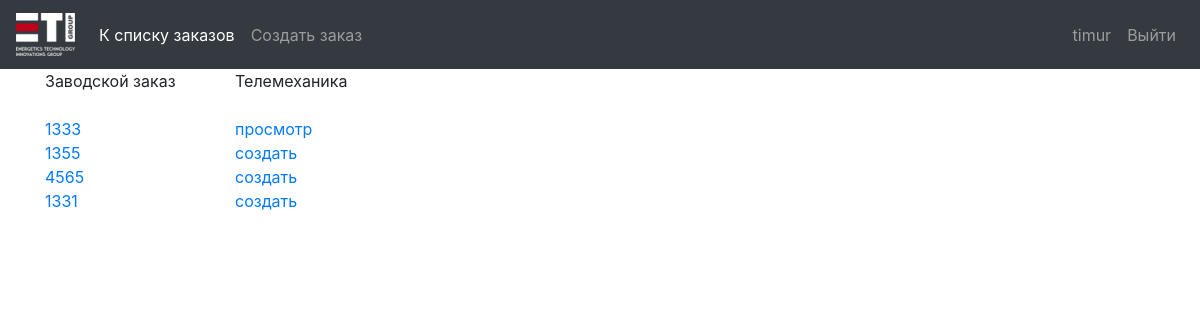
Page / (signed in) on the earlier database version.
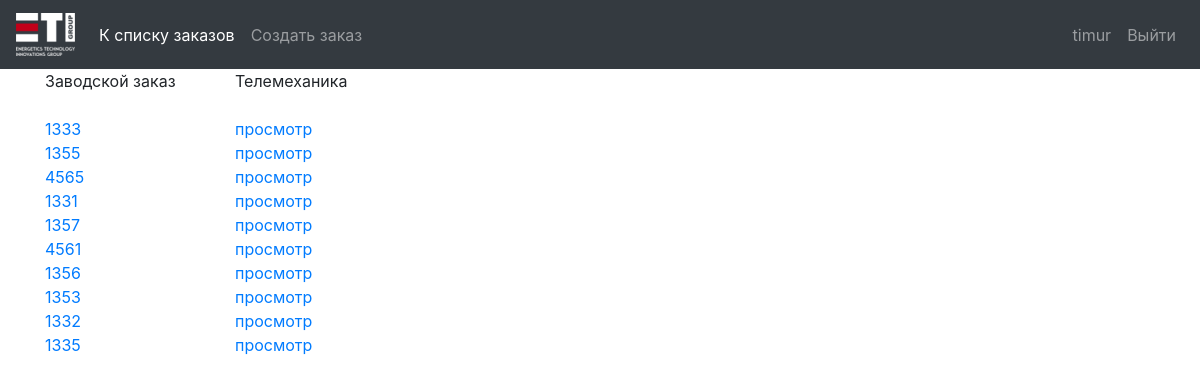
Same page on the later database version.
### otk/models/order.py (models this page shows, shortened)
class OTKOrder(models.Model):
    man_number = models.IntegerField(unique=True)
    tm_checklist = models.OneToOneField(TMCheckList,
                                        on_delete=models.SET_NULL,
                                        unique=True,
                                        blank = True,
                                        null = True,
                                        default = None)
    substation_type = models.CharField(max_length=15,
                                        choices = SUBSTATION_TYPE_CHOICES,
                                        default = 'БКТП',
                                        blank = False,
                                        null = False,
                                        verbose_name = 'Тип подстанции')
    rm_number = models.IntegerField(unique=False, default=4)
    ybp_number = models.IntegerField(unique=False, default=2)
    su_number = models.IntegerField(unique=False, default=2)
    def __str__(self):
        return str(self.man_number)

### otk/views/views.py (the view)
# urls.py: path('', CheckListListView.as_view(), name='checklist_list'),
class CheckListListView(UserAccessMixin, ListView):
    permission_required = 'otk.view_order'
    redirect_without_permission = 'login'
    model = OTKOrder
    template_name = 'checklist_list.html'

### otk/views/mixins/user_access_mixin.py (called while the page is built)
    def dispatch(self, request, *args, **kwargs):
        if(not self.request.user.is_authenticated):
            return redirect_to_login(self.request.get_full_path(),
                                     self.get_login_url(), self.get_redirect_field_name())
        if(not self.has_permission()):
            if(self.view_name is None):
                return redirect(self.redirect_without_permission)
            else:
                return redirect(self.view_name, pk = kwargs['pk'])
        return super(UserAccessMixin, self).dispatch(request, *args, **kwargs)

### otk/templates/checklist_list.html
{% extends 'base.html' %}
{% block content %}
    <div class="container">
        <div class="row">
            <div class="col-2">
                Заводской заказ
            </div>
            <div class="col-sm">
                Телемеханика
            </div>
        </div>
        <br/>
        {% for otkorder in object_list %}
            <div class="row">
                <div class="col-2">
                    <a href="{% url 'order_detail' otkorder.pk %}"> {{ otkorder }} </a>
                </div>
                <div class="col-sm">
                    {% if  otkorder.tm_checklist  %}
                        <a href="{% url 'tm_checklist_detail' otkorder.tm_checklist.id %}">просмотр </a>
                    {% else %}
                        <a href="{% url 'tm_checklist_create' otkorder.pk %}">создать </a>
                    {% endif %}
                </div>
            </div>
        {% endfor %}
{% endblock content %}

Differences in the rows shown:
changed OTKOrder (number 2 of 10 on the later page): tm_checklist_id "создать" → "просмотр"
changed OTKOrder (number 3 of 10 on the later page): tm_checklist_id "создать" → "просмотр"
changed OTKOrder (number 4 of 10 on the later page): tm_checklist_id "создать" → "просмотр"
added OTKOrder: man_number "1357", shows "просмотр"
added OTKOrder: man_number "4561", shows "просмотр"
added OTKOrder: man_number "1356", shows "просмотр"
added OTKOrder: man_number "1353", shows "просмотр"
added OTKOrder: man_number "1332", shows "просмотр"
added OTKOrder: man_number "1335", shows "просмотр"
